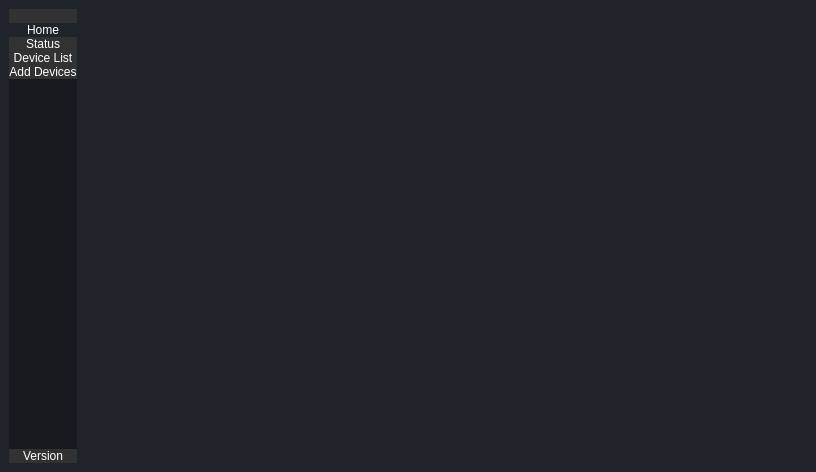
<?xml version="1.0" encoding="UTF-8"?>
<ui version="4.0">
 <class>MainWindow</class>
 <widget class="QMainWindow" name="MainWindow">
  <property name="geometry">
   <rect>
    <x>0</x>
    <y>0</y>
    <width>816</width>
    <height>472</height>
   </rect>
  </property>
  <property name="sizePolicy">
   <sizepolicy hsizetype="Expanding" vsizetype="Fixed">
    <horstretch>0</horstretch>
    <verstretch>0</verstretch>
   </sizepolicy>
  </property>
  <property name="windowTitle">
   <string>MainWindow</string>
  </property>
  <property name="styleSheet">
   <string notr="true">*{
	border: none;
	background-color: transparent;
	background:none;
	padding:0;
	margin:0;
	color:#fff;
}
#centralwidget{
background-color: #1f232a;
}
#leftmanuContainer{
background-color: #16191d
}
#QPushButton{
	text-align:left;
	padding: 2px 5px;

}
</string>
  </property>
  <widget class="QWidget" name="centralwidget">
   <layout class="QHBoxLayout" name="horizontalLayout">
    <item alignment="Qt::AlignLeft">
     <widget class="QWidget" name="leftmanuContainer" native="true">
      <layout class="QVBoxLayout" name="verticalLayout">
       <property name="spacing">
        <number>0</number>
       </property>
       <property name="leftMargin">
        <number>0</number>
       </property>
       <property name="topMargin">
        <number>0</number>
       </property>
       <property name="rightMargin">
        <number>0</number>
       </property>
       <property name="bottomMargin">
        <number>0</number>
       </property>
       <item>
        <widget class="QWidget" name="leftmanuSubContainer" native="true">
         <layout class="QVBoxLayout" name="verticalLayout_2">
          <property name="spacing">
           <number>0</number>
          </property>
          <property name="leftMargin">
           <number>0</number>
          </property>
          <property name="topMargin">
           <number>0</number>
          </property>
          <property name="rightMargin">
           <number>0</number>
          </property>
          <property name="bottomMargin">
           <number>0</number>
          </property>
          <item alignment="Qt::AlignTop">
           <widget class="QFrame" name="frame_3">
            <property name="styleSheet">
             <string notr="true">background-color: rgb(50, 50, 50)</string>
            </property>
            <property name="frameShape">
             <enum>QFrame::StyledPanel</enum>
            </property>
            <property name="frameShadow">
             <enum>QFrame::Raised</enum>
            </property>
            <layout class="QVBoxLayout" name="verticalLayout_3">
             <property name="spacing">
              <number>0</number>
             </property>
             <property name="leftMargin">
              <number>0</number>
             </property>
             <property name="topMargin">
              <number>0</number>
             </property>
             <property name="rightMargin">
              <number>0</number>
             </property>
             <property name="bottomMargin">
              <number>0</number>
             </property>
             <item>
              <widget class="QPushButton" name="manuBtn">
               <property name="toolTip">
                <string>Menu</string>
               </property>
               <property name="text">
                <string/>
               </property>
               <property name="icon">
                <iconset resource="resources.qrc">
                 <normaloff>:/icon/feather/align-justify.svg</normaloff>:/icon/feather/align-justify.svg</iconset>
               </property>
               <property name="iconSize">
                <size>
                 <width>24</width>
                 <height>24</height>
                </size>
               </property>
              </widget>
             </item>
            </layout>
           </widget>
          </item>
          <item alignment="Qt::AlignLeft|Qt::AlignTop">
           <widget class="QFrame" name="frame">
            <property name="sizePolicy">
             <sizepolicy hsizetype="Preferred" vsizetype="Preferred">
              <horstretch>0</horstretch>
              <verstretch>0</verstretch>
             </sizepolicy>
            </property>
            <property name="styleSheet">
             <string notr="true">background-color : rgb(50,50,50)</string>
            </property>
            <property name="frameShape">
             <enum>QFrame::StyledPanel</enum>
            </property>
            <property name="frameShadow">
             <enum>QFrame::Raised</enum>
            </property>
            <layout class="QVBoxLayout" name="verticalLayout_4">
             <property name="spacing">
              <number>0</number>
             </property>
             <property name="leftMargin">
              <number>0</number>
             </property>
             <property name="topMargin">
              <number>0</number>
             </property>
             <property name="rightMargin">
              <number>0</number>
             </property>
             <property name="bottomMargin">
              <number>0</number>
             </property>
             <item>
              <widget class="QPushButton" name="homeBtn">
               <property name="toolTip">
                <string>Home</string>
               </property>
               <property name="styleSheet">
                <string notr="true">background-color: #1f232a</string>
               </property>
               <property name="text">
                <string>Home</string>
               </property>
               <property name="icon">
                <iconset resource="resources.qrc">
                 <normaloff>:/icon/feather/home.svg</normaloff>:/icon/feather/home.svg</iconset>
               </property>
               <property name="iconSize">
                <size>
                 <width>24</width>
                 <height>24</height>
                </size>
               </property>
              </widget>
             </item>
             <item>
              <widget class="QPushButton" name="StatusBtn">
               <property name="toolTip">
                <string>Vire Status</string>
               </property>
               <property name="text">
                <string>Status</string>
               </property>
               <property name="icon">
                <iconset resource="resources.qrc">
                 <normaloff>:/icon/feather/info.svg</normaloff>:/icon/feather/info.svg</iconset>
               </property>
               <property name="iconSize">
                <size>
                 <width>24</width>
                 <height>24</height>
                </size>
               </property>
              </widget>
             </item>
             <item>
              <widget class="QPushButton" name="listBtn">
               <property name="toolTip">
                <string>View Device List</string>
               </property>
               <property name="text">
                <string>Device List</string>
               </property>
               <property name="icon">
                <iconset resource="resources.qrc">
                 <normaloff>:/icon/feather/list.svg</normaloff>:/icon/feather/list.svg</iconset>
               </property>
               <property name="iconSize">
                <size>
                 <width>24</width>
                 <height>24</height>
                </size>
               </property>
              </widget>
             </item>
             <item>
              <widget class="QPushButton" name="addBtn">
               <property name="toolTip">
                <string>Add Device</string>
               </property>
               <property name="text">
                <string>Add Devices</string>
               </property>
               <property name="icon">
                <iconset resource="resources.qrc">
                 <normaloff>:/icon/feather/plus.svg</normaloff>:/icon/feather/plus.svg</iconset>
               </property>
               <property name="iconSize">
                <size>
                 <width>24</width>
                 <height>24</height>
                </size>
               </property>
              </widget>
             </item>
            </layout>
           </widget>
          </item>
          <item>
           <spacer name="verticalSpacer">
            <property name="orientation">
             <enum>Qt::Vertical</enum>
            </property>
            <property name="sizeHint" stdset="0">
             <size>
              <width>20</width>
              <height>40</height>
             </size>
            </property>
           </spacer>
          </item>
          <item>
           <widget class="QFrame" name="frame_2">
            <property name="styleSheet">
             <string notr="true">background-color: rgb(50, 50, 50)</string>
            </property>
            <property name="frameShape">
             <enum>QFrame::StyledPanel</enum>
            </property>
            <property name="frameShadow">
             <enum>QFrame::Raised</enum>
            </property>
            <layout class="QVBoxLayout" name="verticalLayout_5">
             <property name="spacing">
              <number>0</number>
             </property>
             <property name="leftMargin">
              <number>0</number>
             </property>
             <property name="topMargin">
              <number>0</number>
             </property>
             <property name="rightMargin">
              <number>0</number>
             </property>
             <property name="bottomMargin">
              <number>0</number>
             </property>
             <item>
              <widget class="QPushButton" name="versionBtn">
               <property name="toolTip">
                <string>View Version</string>
               </property>
               <property name="text">
                <string>Version</string>
               </property>
               <property name="icon">
                <iconset resource="resources.qrc">
                 <normaloff>:/icon/feather/help-circle.svg</normaloff>:/icon/feather/help-circle.svg</iconset>
               </property>
               <property name="iconSize">
                <size>
                 <width>24</width>
                 <height>24</height>
                </size>
               </property>
              </widget>
             </item>
            </layout>
           </widget>
          </item>
         </layout>
        </widget>
       </item>
      </layout>
     </widget>
    </item>
    <item>
     <widget class="QWidget" name="mainbodyContainer" native="true"/>
    </item>
   </layout>
  </widget>
 </widget>
 <resources>
  <include location="resources.qrc"/>
 </resources>
 <connections/>
</ui>
